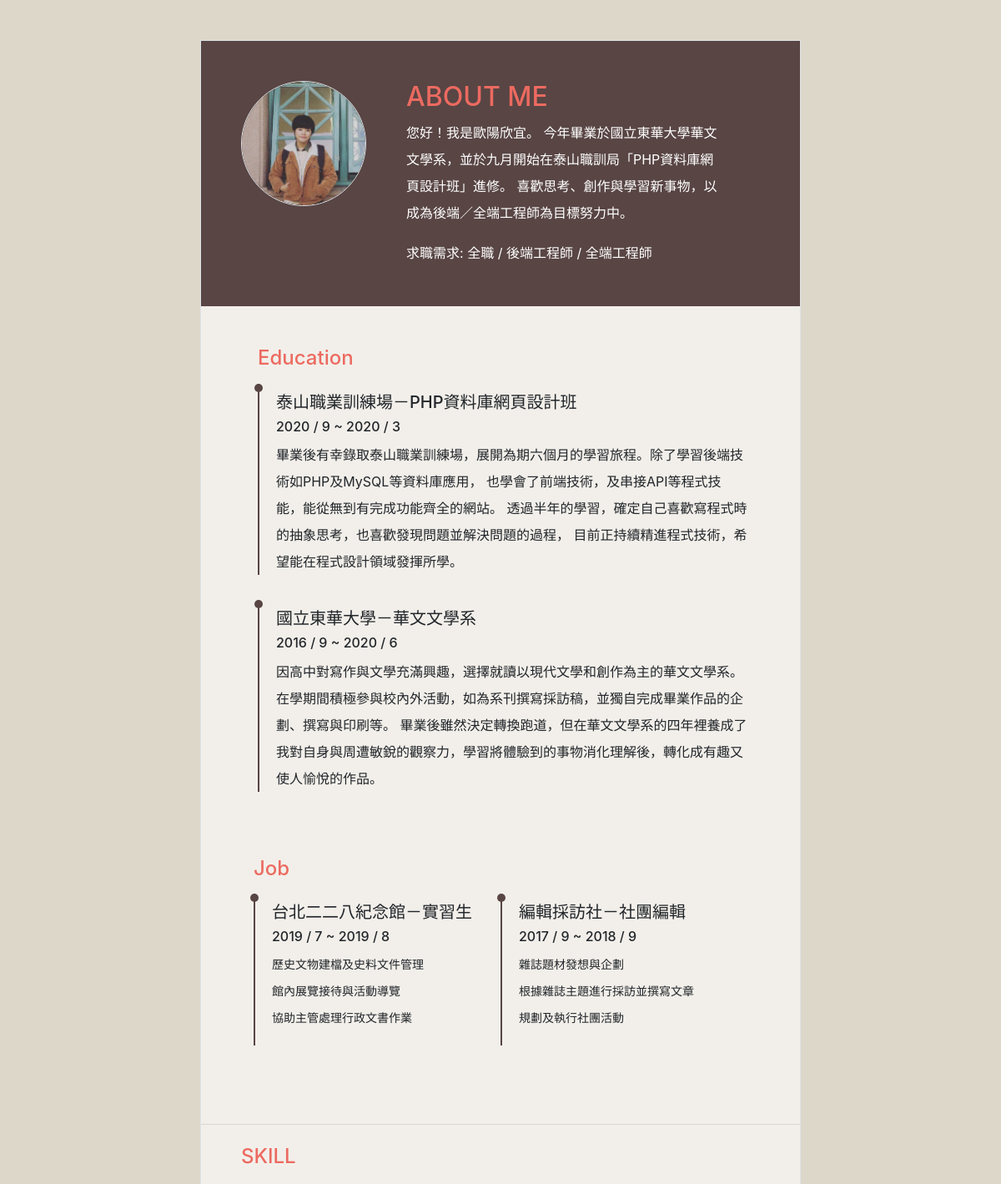
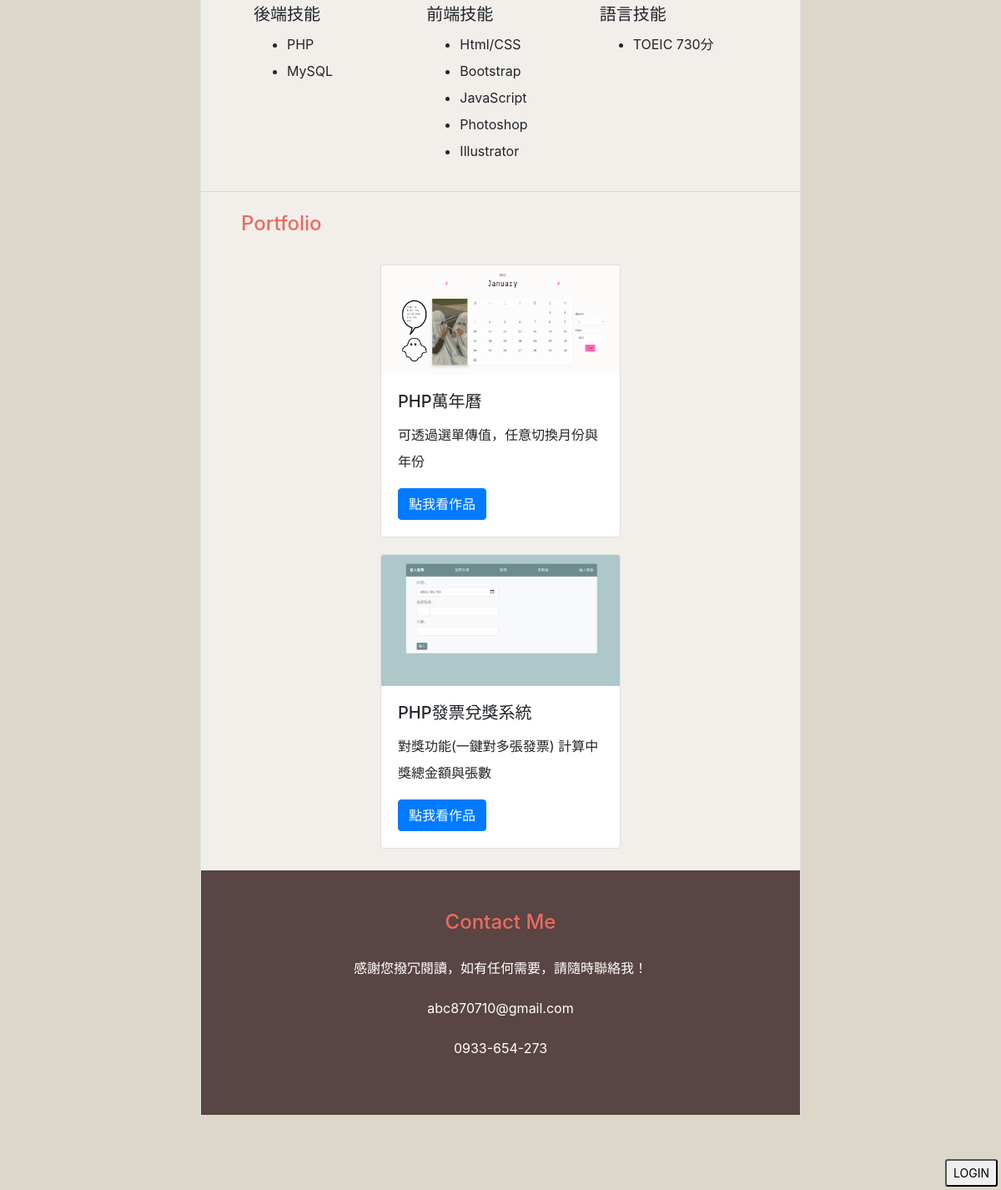
The page / on the database its author committed (2 pictures, top to bottom).
### tables this page shows
CREATE TABLE `img` (
  `id` int(11) NOT NULL,
  `img` text NOT NULL,
  `sh` int(1) UNSIGNED NOT NULL
);

CREATE TABLE `ab` (
  `id` int(11) UNSIGNED NOT NULL,
  `txt` text NOT NULL,
  `sh` int(1) UNSIGNED NOT NULL
);

CREATE TABLE `edu` (
  `id` int(11) NOT NULL,
  `title` text NOT NULL,
  `txt` text NOT NULL,
  `time` text NOT NULL,
  `sh` int(1) UNSIGNED NOT NULL,
  `rank` int(3) UNSIGNED NOT NULL
);

CREATE TABLE `job` (
  `id` int(11) NOT NULL,
  `title` text NOT NULL,
  `txt` text NOT NULL,
  `time` text NOT NULL,
  `sh` int(1) UNSIGNED NOT NULL,
  `rank` int(3) UNSIGNED NOT NULL
);

CREATE TABLE `skill` (
  `id` int(10) UNSIGNED NOT NULL,
  `title` text NOT NULL,
  `sh` int(11) NOT NULL,
  `rank` int(11) NOT NULL
);

CREATE TABLE `skillchild` (
  `id` int(11) NOT NULL,
  `skillChild` text NOT NULL,
  `parent` int(11) UNSIGNED NOT NULL
);

CREATE TABLE `pf` (
  `id` int(11) NOT NULL,
  `title` text NOT NULL,
  `txt` text NOT NULL,
  `href` text NOT NULL,
  `sh` int(1) UNSIGNED NOT NULL,
  `img` text NOT NULL
);

CREATE TABLE `contact` (
  `id` int(11) NOT NULL,
  `title` text NOT NULL,
  `sh` int(1) NOT NULL
);

### base.php (called while the page is built, shortened)
<?php
$Img=new DB('img');
$Ab=new DB('ab');
$Edu=new DB('edu');
$Job=new DB('job');
$Pf=new DB('pf');
$Want=new DB('want');
$Contact=new DB('contact');
$Skill=new DB('skill');
$Sc=new DB('skillChild');
class DB{
    protected $table;
    protected $dsn="mysql:host=localhost;dbname=resume;charset=utf8";
    protected $pdo;
    function __construct($table){
        $this->table=$table;
        $this->pdo=new PDO($this->dsn,'root','');
    }
    function all(...$arg){
        $sql="select * from $this->table ";
        if(isset($arg[0])){
            if(is_array($arg[0])){
                foreach($arg[0] as $key => $value){
                    $tmp[]=sprintf("`%s`='%s'",$key,$value);
                }
                $sql .= " where ".implode(" && ",$tmp);
            }else{
                $sql .= $arg[0];
            }
        }
        if(isset($arg[1])){
            $sql .= $arg[1];
        }
        return $this->pdo->query($sql)->fetchAll();
    }
    function find($id){
        $sql="select * from $this->table ";
        if(is_array($id)){
            foreach($id as $key => $value){
                $tmp[]=sprintf("`%s`='%s'",$key,$value);
            }
            $sql .= " where ".implode(" && ",$tmp);
        }else{
            $sql .= " where `id`='$id'";
        }
        return $this->pdo->query($sql)->fetch(PDO::FETCH_ASSOC);
    }
}

### index.php (the view, shortened to what this page needs)
<!DOCTYPE html>
<html lang="en">
<head>
    <link rel="stylesheet" href="https://stackpath.bootstrapcdn.com/bootstrap/4.2.1/css/bootstrap.min.css"
>
<?php
include_once('base.php');
?>
</head>
<body class="">
    <div class="wrap border w-60 mx-auto my-5">
        <div class="AB p-5 d-flex">
            <div class="myimg"><img src="img/<?=$Img->find(['sh'=>1])['img'];?>" class=" border rounded-circle"></div>
            <div class="ABtxt mx-5 ">
                <h2>ABOUT ME</h2>
                <div><?=$Ab->find(['sh'=>1])['txt'];?></div>
                <div class="mt-3">
                  求職需求:
                  <?php
                  $w=[];
                  $wants=$Want->all(['sh'=>1]);
                  foreach($wants as $want){
                      $w[]=$want['title'];
                  }
                  $a=implode(" / ",$w);
                  echo $a;
                  ?>
                </div>
            </div>
        </div>
        <div class="exp container px-5 pt-5">
            <div class="expitem d-flex  flex-wrap">
            <div class="expedu col-12 mx-auto  mb-5 d-flex flex-column ">
                    <h4 class="mb-3">Education</h4>
                <?php
                $edu=$Edu->all(['sh'=>1]," Order by rank");
                foreach($edu as $e){
?>
                    <div class="eduline">
                        <div class="expeduitem">
                            <div class="dot"></div>
                            <h5><?=$e['title'];?></h5>
                            <h6 class="muted"><?=$e['time'];?></h6>
                            <div><?=$e['txt'];?></div>
                        </div>
                    </div>
                    <?php
                    }
                    ?>
                </div>
                <div class="expjob col-12 mx-auto  mb-5  ">
                    <h4 class="mb-3">Job</h4>
                    <div class="jobline">
<div class="jobwrap d-flex justify-content-around flex-wrap">
    <?php
$job=$Job->all(['sh'=>1]," Order by rank");
foreach($job as $j){
    ?>
                        <div class="expjobitem col-12 col-md-6 d-flex flex-column">
                            <div class="dot"></div>
                            <h5><?=$j['title'];?></h5>
                            <h6 class="muted"><?=$j['time'];?></h6>
                            <pre><?=$j['txt'];?></pre>
                        </div>
                        <?php
}
                        ?>
</div>
                    </div>
                </div>
            </div>
        </div>
        <hr>
        <div class="skill  exp container px-5">
            <h4  class="my-4">SKILL</h4>
            <div class="skillClassWrap d-flex mx-auto flex-wrap">
                <?php
                $skill=$Skill->all(['sh'=>1]," Order by rank");
                foreach($skill as $s){
                    ?>
                <div class="skillclass col-12 col-lg-4 ">
                    <h5><?=$s['title'];?></h5>
                    <ul>
<?php
$sc=$Sc->all(['parent'=>$s['id']]);
foreach($sc as $sc_value){
    echo "<li>".$sc_value['skillChild']."</li>";
}
?>
                    </ul>
                </div>
<?php
                }
                ?>
            </div>
        </div>
        <hr>
        <div class="portfolio  container px-5 ">
            <h4 class="my-4">Portfolio</h4>
            <div class="portfolioWrap d-flex flex-wrap justify-content-around m-3">
            <?php
$pf=$Pf->all(['sh'=>1]);
foreach($pf as $p){
            ?>
              <div class="card" style="width: 18rem;">
                <img src="img/<?=$p['img'];?>" class="card-img-top" alt="...">
                <div class="card-body">
                  <h5 class="card-title"><?=$p['title'];?></h5>
                  <p class="card-text"><?=$p['txt'];?></p>
                  <a href="<?=$p['href'];?>" class="btn btn-primary">點我看作品</a>
                </div>
              </div>
        <?php
}
        ?>
            </div>
        </div>
        <div class="CM pb-5">
                <div class="container">
                    <h4 class="text-center mx-auto pt-5 pb-3">Contact Me</h4>
                    <p class="text-center" >感謝您撥冗閱讀，如有任何需要，請隨時聯絡我！</p>
                    <?php
                  $cm=$Contact->all(['sh'=>1]);
                  foreach($cm as $c){
                  ?>
                    <p class="text-center" >
                        <?=$c['title'];?>
                    </p>
                    <?php
                  }
                    ?>
                </div>
            </div>
    </div><a href="./backend.php"><button class="float-right btn-sm m-1" >LOGIN</button></a>
</body>
</html>

### index.php (style rules this page uses)
body { background:#Dcd7c9; }
.wrap { background: #F2EFEA; width: 60vw; line-height: 2rem; }
.AB,.CM { background-color: #584544; color:white; }
.AB img { width: 150px; height: 150px; }
.expedu { padding-left: 20px; margin-bottom: 30px; }
.expjobitem { border-left: solid #584544 2px; padding-left: 20px; margin-bottom: 30px; }
.eduline { border-left: solid #584544 2px; padding-left: 20px; margin-bottom: 30px; }
.dot { width: 10px; height: 10px; border-radius: 50%; background: #584544; position: relative; top: 0px; left: -26px; }
.card { margin: 10px; }
h2,h4 { color:#EC6A60; }

### rows shown on the page
img: img (placeholder picture)
ab: txt "您好！我是歐陽欣宜。 今年畢業於國立東華大學華文文學系，並於九月開始在泰山職訓局「PHP資料庫網頁設計班」進修。 喜歡思考、創作與學習新事物，以成為後端／全端工程師為目標努力中。"
edu: title "泰山職業訓練場－PHP資料庫網頁設計班", time "2020 / 9 ~ 2020 / 3", txt "畢業後有幸錄取泰山職業訓練場，展開為期六個月的學習旅程。除了學習後端技術如PHP及MySQL等資料庫應用， 也學會了前端技術，及串接API等程式技能，能從無到有完成功能齊全的網站。 透過半年的學習，確定自己喜歡寫程式時的抽象思考，也喜歡發現問題並解決問題的過程， 目前正持續精進程式技術，希望能在程式設計領域發揮所學。"
edu: title "國立東華大學－華文文學系", time "2016 / 9 ~ 2020 / 6", txt "因高中對寫作與文學充滿興趣，選擇就讀以現代文學和創作為主的華文文學系。 在學期間積極參與校內外活動，如為系刊撰寫採訪稿，並獨自完成畢業作品的企劃、撰寫與印刷等。 畢業後雖然決定轉換跑道，但在華文文學系的四年裡養成了我對自身與周遭敏銳的觀察力，學習將體驗到的事物消化理解後，轉化成有趣又使人愉悅的作品。"
job: title "台北二二八紀念館－實習生", time "2019 / 7 ~ 2019 / 8", txt "歷史文物建檔及史料文件管理 館內展覽接待與活動導覽 協助主管處理行政文書作業"
job: title "編輯採訪社－社團編輯", time "2017 / 9 ~ 2018 / 9", txt "雜誌題材發想與企劃 根據雜誌主題進行採訪並撰寫文章 規劃及執行社團活動"
skill: title "後端技能"
skillchild: skillChild "PHP"
skillchild: skillChild "MySQL"
skill: title "前端技能"
skillchild: skillChild "Html/CSS"
skillchild: skillChild "Bootstrap"
skillchild: skillChild "JavaScript"
skillchild: skillChild "Photoshop"
skillchild: skillChild "Illustrator"
skill: title "語言技能"
skillchild: skillChild "TOEIC 730分"
pf: img (picture), title "PHP萬年曆", txt "可透過選單傳值，任意切換月份與年份"
pf: img (picture), title "PHP發票兌獎系統", txt "對獎功能(一鍵對多張發票) 計算中獎總金額與張數"
contact: title "abc870710@gmail.com"
contact: title "0933-654-273"

### other values the page prints
$a "全職 / 後端工程師 / 全端工程師"
